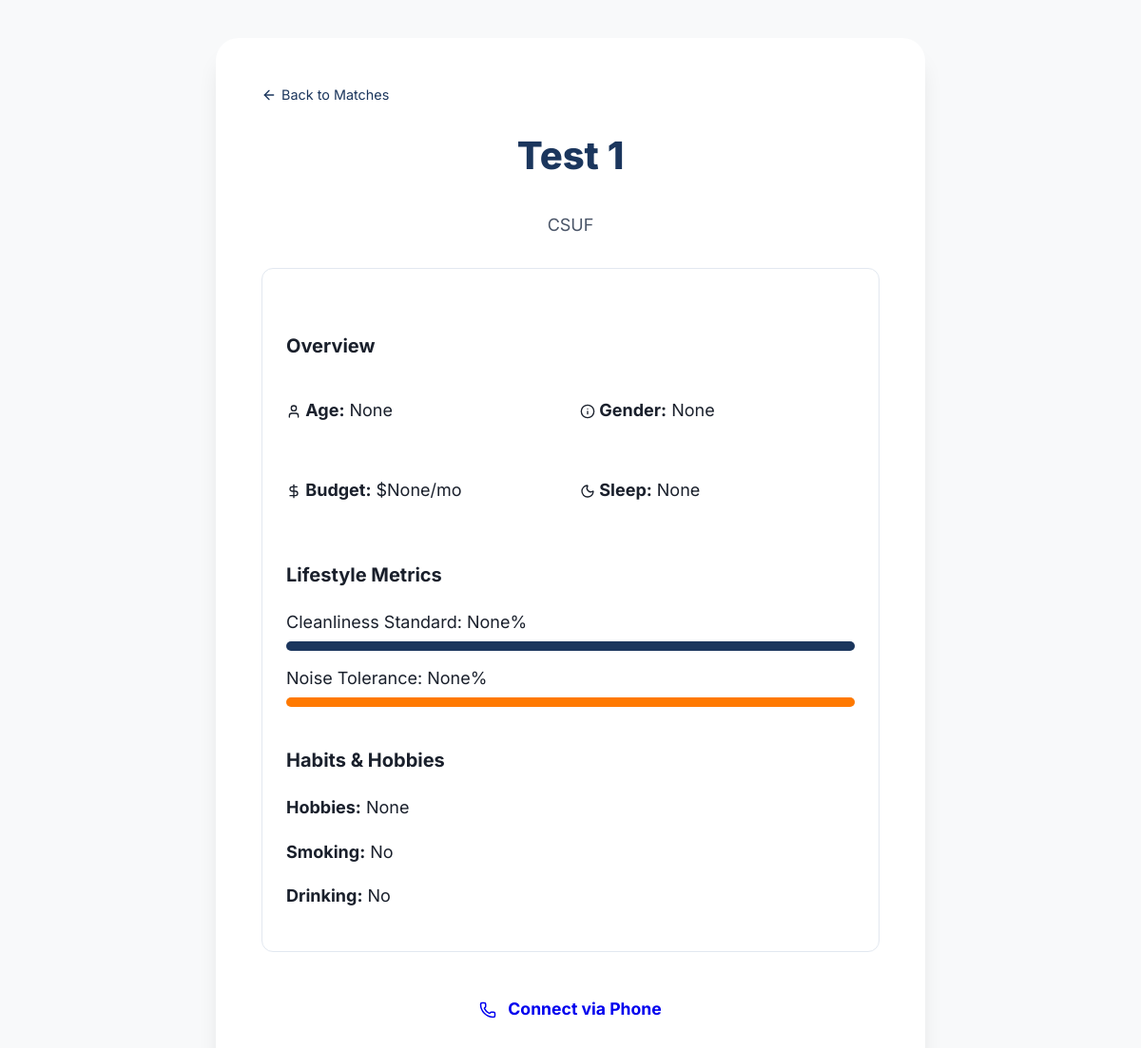
The app's page /profile/1 with its own data.
### app.py (models this page shows)
class User(db.Model):
    id = db.Column(db.Integer, primary_key=True)
    name = db.Column(db.String(100), nullable=False)
    college = db.Column(db.String(100), nullable=False)
    phone = db.Column(db.String(20), nullable=False)
    age = db.Column(db.Integer, nullable=True)
    gender = db.Column(db.String(20), nullable=True)
    hobbies = db.Column(db.String(200), nullable=True)
    budget = db.Column(db.Integer, nullable=True)
    cleanliness = db.Column(db.Integer, nullable=True)
    noise_level = db.Column(db.Integer, nullable=True)
    sleep_schedule = db.Column(db.String(20), nullable=True)
    smoking = db.Column(db.Boolean, default=False)
    drinking = db.Column(db.Boolean, default=False)

### app.py (the view)
@app.route('/profile/<int:user_id>')
def view_profile(user_id):
    user = User.query.get_or_404(user_id)
    return render_template('profile.html', user=user)

### templates/profile.html (shortened to what this page needs)
<!DOCTYPE html>
<html lang="en">
<head>
    <link rel="stylesheet" href="{{ url_for('static', filename='style.css') }}">
</head>
<body>
    <div class="container" style="max-width: 650px;">
        <header style="text-align: center; margin-bottom: 30px;">
            <a href="javascript:history.back()" style="color: var(--primary-navy); text-decoration: none; font-size: 0.9rem; display: flex; align-items: center; gap: 5px;">
                <i data-lucide="arrow-left" style="width: 16px;"></i> Back to Matches
            </a>
            <h1 style="margin-top: 20px;">{{ user.name }}</h1>
            <p style="color: var(--text-muted);">{{ user.college }}</p>
        </header>
        <div style="background: white; border-radius: 12px; padding: 25px; border: 1px solid #E2E8F0;">
            <h3>Overview</h3>
            <div style="display: grid; grid-template-columns: 1fr 1fr; gap: 20px; margin-top: 15px;">
                <p><strong><i data-lucide="user" style="width: 16px; vertical-align: middle;"></i> Age:</strong> {{ user.age }}</p>
                <p><strong><i data-lucide="info" style="width: 16px; vertical-align: middle;"></i> Gender:</strong> {{ user.gender }}</p>
                <p><strong><i data-lucide="dollar-sign" style="width: 16px; vertical-align: middle;"></i> Budget:</strong> ${{ user.budget }}/mo</p>
                <p><strong><i data-lucide="moon" style="width: 16px; vertical-align: middle;"></i> Sleep:</strong> {{ user.sleep_schedule|capitalize }}</p>
            </div>
            <h3>Lifestyle Metrics</h3>
            <div style="margin-top: 15px;">
                <label>Cleanliness Standard: {{ user.cleanliness }}%</label>
                <div style="width: 100%; background: #EDF2F7; height: 10px; border-radius: 5px; margin-top: 5px;">
                    <div style="width: {{ user.cleanliness }}%; background: var(--primary-navy); height: 100%; border-radius: 5px;"></div>
                </div>
                <label style="display: block; margin-top: 15px;">Noise Tolerance: {{ user.noise_level }}%</label>
                <div style="width: 100%; background: #EDF2F7; height: 10px; border-radius: 5px; margin-top: 5px;">
                    <div style="width: {{ user.noise_level }}%; background: var(--accent-orange); height: 100%; border-radius: 5px;"></div>
                </div>
            </div>
            <h3>Habits & Hobbies</h3>
            <div style="margin-top: 15px;">
                <p><strong>Hobbies:</strong> {{ user.hobbies }}</p>
                <p><strong>Smoking:</strong> {{ 'Yes' if user.smoking else 'No' }}</p>
                <p><strong>Drinking:</strong> {{ 'Yes' if user.drinking else 'No' }}</p>
            </div>
        </div>
        <div style="margin-top: 30px;">
            <a href="tel:{{ user.phone }}" class="btn-primary" style="display: block; text-align: center; text-decoration: none;">
                <i data-lucide="phone" style="width: 18px; vertical-align: middle; margin-right: 8px;"></i> Connect via Phone
            </a>
        </div>
    </div>
</body>
</html>

### static/style.css (style rules this page uses)
:root { --primary-navy: #1B365D; --accent-orange: #FF7900; --bg-off-white: #F8F9FA; --text-main: #1A202C; --text-muted: #4A5568; --border-radius: 16px; --font-base: 18px; }
body { font-family: 'Inter', -apple-system, sans-serif; font-size: var(--font-base); line-height: 1.6; background-color: var(--bg-off-white); color: var(--text-main); margin: 0; }
.container { background: white; padding: 3rem; border-radius: 24px; box-shadow: 0 20px 25px -5px rgba(0, 0, 0, 0.1); max-width: 650px; width: 90%; margin: 40px auto; }
h1 { font-size: 2.5rem; font-weight: 800; color: var(--primary-navy); }
h3 { font-size: 1.25rem; margin-top: 2.5rem; }
button, .btn-primary { font-size: 1.1rem; padding: 16px; font-weight: 700; }

### records on screen
User: name "Test 1", college "CSUF", age "None", gender "None", budget "None", sleep_schedule "None", cleanliness "None", noise_level "None", hobbies "None", smoking "No", drinking "No"
